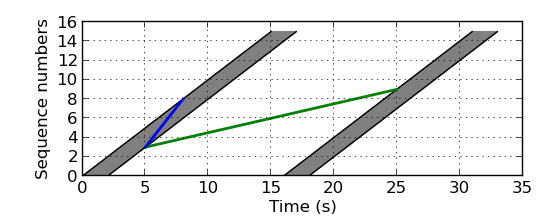

The Python source for this figure:
from matplotlib.pyplot import *
import numpy as np

big = 1.1
figure(figsize=(big*5,big*2))
ax = axes()
ax.set_position([0.15, 0.2, 0.8, 0.7])

T = 2
max_seq = 2**4
max_time = 40

ax.plot(np.arange(max_seq), color = 'black')
ax.plot(np.arange(T, max_seq + T), np.arange(max_seq), color = 'black')
ax.plot(np.arange(max_seq, 2*max_seq), np.arange(max_seq), color = 'black')
ax.plot(np.arange(T+max_seq, 2*max_seq + T), np.arange(max_seq), color = 'black')
ax.plot(np.arange(5, 26), np.arange(3, 9.1, 6.0/20), linewidth = 2.0,
	color = 'green')
ax.plot(np.arange(5, 9), np.arange(3, 9, 5.0/3), linewidth = 2.0,
	color = 'blue')
ax.fill_between(np.arange(max_seq+T),
	np.append((T)*[0], np.arange(max_seq)),
	np.append(np.arange(max_seq), (T)*[max_seq-1]), color = 'gray')
ax.fill_between(np.arange(max_seq, 2*max_seq+T),
	np.append((T)*[0], np.arange(max_seq)),
	np.append(np.arange(max_seq), (T)*[max_seq-1]), color = 'gray')


xlabel('Time (s)')
ylabel('Sequence numbers', multialignment='center')
grid(True)

savefig('forbiddenregion.png')
